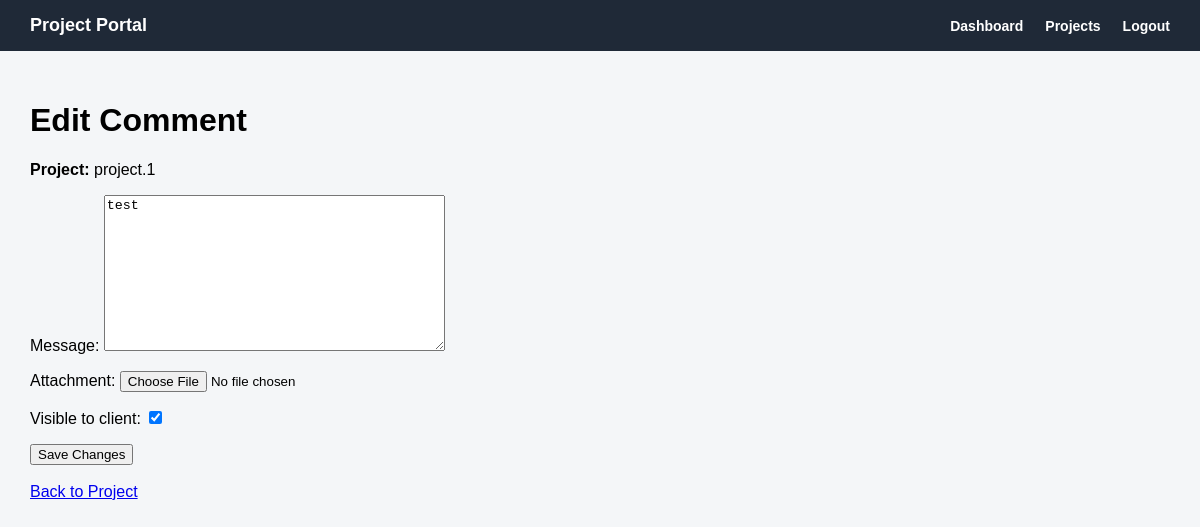
The page /projects/comments/6/edit/ (signed in) on the database its author committed.
### projects/models.py (models this page shows, shortened)
class ProjectComment(models.Model):
    project = models.ForeignKey(
        Project,
        on_delete=models.CASCADE,
        related_name='comments'
    )
    sender = models.ForeignKey(
        'accounts.User',
        on_delete=models.CASCADE,
        related_name='project_comments'
    )
    message = models.TextField()
    attachment = models.FileField(upload_to='project_comments/', blank=True, null=True)
    visible_to_client = models.BooleanField(default=True)
    created_at = models.DateTimeField(auto_now_add=True)

class Project(models.Model):
    class Status(models.TextChoices):
        NEW = 'NEW', 'New'
        IN_PROGRESS = 'IN_PROGRESS', 'In Progress'
        WAITING_CLIENT = 'WAITING_CLIENT', 'Waiting Client'
        COMPLETED = 'COMPLETED', 'Completed'
        CANCELLED = 'CANCELLED', 'Cancelled'
    class Stage(models.TextChoices):
        PROJECT_REGISTERED = 'PROJECT_REGISTERED', 'Project Registered'
        REQUIREMENTS_COLLECTED = 'REQUIREMENTS_COLLECTED', 'Requirements Collected'
        SITE_VISIT = 'SITE_VISIT', 'Site Visit'
        CONCEPT_DESIGN = 'CONCEPT_DESIGN', 'Concept Design'
        CLIENT_REVIEW = 'CLIENT_REVIEW', 'Client Review'
        REVISIONS = 'REVISIONS', 'Revisions'
        FINAL_DESIGN = 'FINAL_DESIGN', 'Final Design'
        DRAWINGS_PREPARATION = 'DRAWINGS_PREPARATION', 'Drawings Preparation'
        MUNICIPALITY_SUBMISSION = 'MUNICIPALITY_SUBMISSION', 'Municipality Submission'
        APPROVAL_STAGE = 'APPROVAL_STAGE', 'Approval Stage'
        SUPERVISION_EXECUTION = 'SUPERVISION_EXECUTION', 'Supervision / Execution'
        COMPLETED = 'COMPLETED', 'Completed'
    project_name = models.CharField(max_length=200)
    project_code = models.CharField(max_length=50, unique=True)
    client = models.ForeignKey(
        Client,
        on_delete=models.CASCADE,
        related_name='projects'
    )
    assigned_engineers = models.ManyToManyField(
        Engineer,
        blank=True,
        related_name='projects'
    )
    project_type = models.CharField(max_length=100, blank=True, null=True)
    location = models.CharField(max_length=200, blank=True, null=True)
    start_date = models.DateField(blank=True, null=True)
    expected_end_date = models.DateField(blank=True, null=True)
    current_stage = models.CharField(
        max_length=50,
        choices=Stage.choices,
        default=Stage.PROJECT_REGISTERED
    )
    status = models.CharField(
        max_length=30,
        choices=Status.choices,
        default=Status.NEW
    )
    description = models.TextField(blank=True, null=True)
    created_at = models.DateTimeField(auto_now_add=True)

### projects/views.py (the view)
# urls.py: path('comments/<int:pk>/edit/', project_comment_edit_view, name='project_comment_edit'),
@login_required
def project_comment_edit_view(request, pk):
    comment = get_object_or_404(
        ProjectComment,
        pk=pk,
        sender=request.user
    )
    project_pk = comment.project.pk
    if request.method == 'POST':
        form = ProjectCommentEditForm(request.POST, request.FILES, instance=comment)
        if form.is_valid():
            form.save()
            return redirect('projects:project_detail', pk=project_pk)
    else:
        form = ProjectCommentEditForm(instance=comment)
    return render(request, 'projects/project_comment_edit.html', {
        'form': form,
        'comment': comment,
    })

### projects/forms.py
class ProjectCommentEditForm(forms.ModelForm):
    class Meta:
        model = ProjectComment
        fields = ['message', 'attachment', 'visible_to_client']

### templates/projects/project_comment_edit.html (shortened to what this page needs)
{% extends 'base.html' %}
{% block content %}
    <h1>Edit Comment</h1>
    <p>
        <strong>Project:</strong> {{ comment.project.project_name }}
    </p>
    <form method="post" enctype="multipart/form-data">
        {{ form.as_p }}
        <button type="submit">Save Changes</button>
    </form>
    <br>
    <a href="{% url 'projects:project_detail' comment.project.pk %}">
        Back to Project
    </a>
{% endblock %}

### templates/base.html (style rules this page uses)
body { margin: 0; font-family: Arial, sans-serif; background: #f4f6f8; }

### rows shown on the page
ProjectComment: project.project_name "project.1", message "test", visible_to_client "☑"
